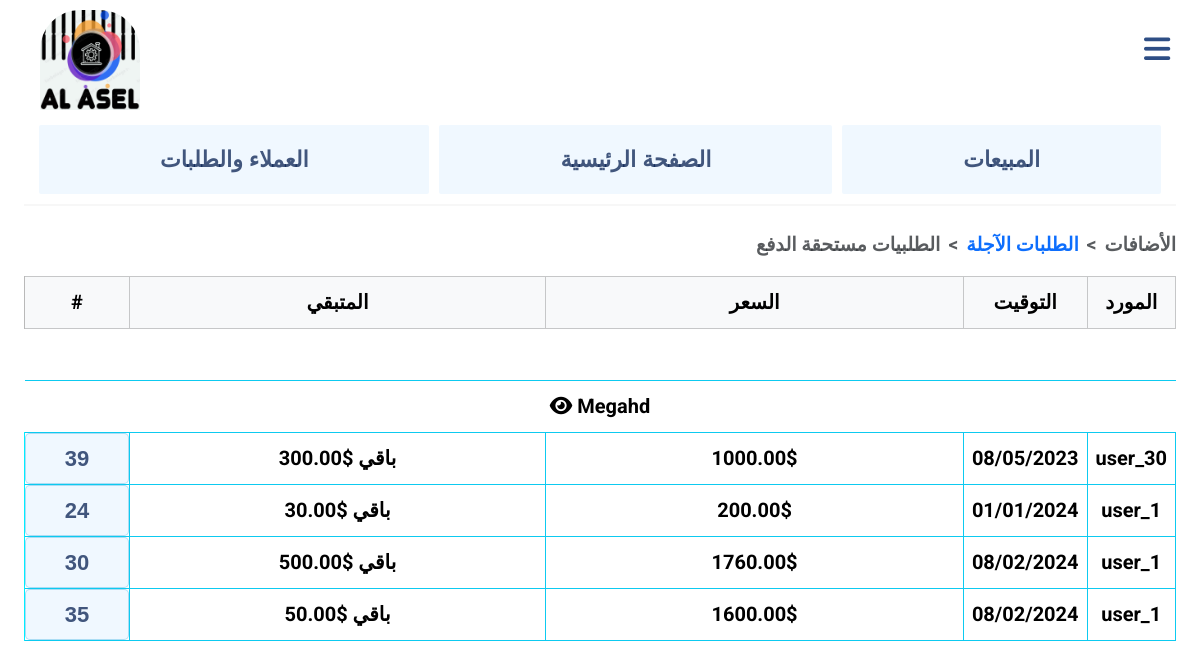
The page /all_rest_coming_orders (signed in) on the database its author committed.
### main/models.py (models this page shows, shortened)
class Customer(models.Model):
    name = models.CharField(max_length=64)
    is_shop = models.BooleanField(default=False)
    is_supplier = models.BooleanField(default=False)
    number = models.PositiveIntegerField(
        unique=True,
        validators=[
            MinValueValidator(1000000001),
            MaxValueValidator(1599999999)
        ]
    )

class Store_Order(models.Model):
    customer = models.ForeignKey(Customer, on_delete=models.CASCADE, related_name="coming_orders", limit_choices_to={'is_shop': True})
    supplier = models.ForeignKey(Customer, on_delete=models.CASCADE, related_name="supplier_orders", limit_choices_to={'is_supplier': True} ,null=True, blank=True)
    created_at = models.DateTimeField()
    total_order_price = models.DecimalField(max_digits=10, decimal_places=2, default=0)
    is_fully_paid = models.BooleanField(default=True)
    is_done = models.BooleanField(default=False)
    rest_money = models.DecimalField(max_digits=10, decimal_places=2, default=0, null=True, blank=True)

### main/views.py (the view)
# urls.py: path("all_rest_coming_orders", views.all_rest_coming_orders, name="all_rest_coming_orders"),
@login_required(login_url="/login/")
def all_rest_coming_orders(request):
    orders = {}
    customers = Customer.objects.filter(is_shop=True).order_by('-name')
    for customer in customers:
        customer_rest = customer.coming_orders.filter(is_fully_paid=False).order_by('created_at')
        if customer_rest.count() > 0:
            orders[customer] = customer_rest
    return render(request, "main/all_rest_orders.html", {
        "orders":orders,
        "coming": True,
    })

### main/templates/main/all_rest_orders.html (shortened to what this page needs)
{% extends "main/layout.html" %}
{% load static %}
{% block body %}
{% if coming %}
<nav style="--bs-breadcrumb-divider: '<';" aria-label="breadcrumb">
    <ol class="breadcrumb">
      <li class="breadcrumb-item active" aria-current="page"> الطلبيات مستحقة الدفع </li>
      <li class="breadcrumb-item "><a href="{% url 'main:all_rest_orders' %}"> الطلبات الآجلة </a></li>
      <li class="breadcrumb-item active" aria-current="page">الأضافات</li>
    </ol>
</nav>
{% endif %}
<table class="table caption-top table-bordered border-info" id="user_orders_table">
    <thead class="table-light">
        <tr>
        <th class="table_left" scope="col" style="border-left-color: rgb(185, 185, 185);">#</th>
        <th class="table_mid_left" scope="col">المتبقي</th>
        <th class="table_mid_right" scope="col">السعر</th>
        <th class="table_right" scope="col">التوقيت</th>
        <th class="table_right" scope="col">المورد</th>
        </tr>
    </thead>
    {% for customer, orders in orders.items %}
        <tr>
            <td style="border-style: none;"colspan="5">&nbsp;</td>
        </tr>
        <tr data-code="customer_{{customer.id}}" class="year">
            <td colspan="5" style="text-align: center; font-weight: bold; border-style: none;">
                <span class="toggle-icon" data-toggle="customer_{{customer.id}}">
                    <i class="fas fa-eye"></i>
                </span>
            {{ customer.name }}
            </td>
        </tr>
        <tbody id="customer_{{customer.id}}">
            {% for order in orders %}
                <tr>
                    <th scope="row" class="table_left container_order_id_link" style="border-left-color: rgb(0, 238, 255);">
                        {% if coming %}
                        <a class="submit_button order_id_link " href={% url 'main:coming_order_info' order.id %}>{{ order.id }}</a>
                        {% else %}
                        <a class="submit_button order_id_link " href={% url 'main:order_info' order.id %}>{{ order.id }}</a>
                        {% endif %}
                    </th>
                    <td class="table_mid_right">{{ order.rest_money }}$ باقي </td>
                    <td class="table_mid_left">{{ order.total_order_price }}$</td>
                    <td class="table_right">{{ order.created_at|date:"d/m/Y" }}</td>
                    <td class="table_right">{{ order.supplier.name }}</td>
                </tr>
            {%endfor%}
        </tbody>
    {%endfor%}
</table>
{% endblock %}

### main/static/main/mainn.css (style rules this page uses)
.submit_button, .order_rank, .input_search { background-color: aliceblue; font-family: arial; font-weight:600; color:rgba(5, 31, 80, 0.747); font-size: 22px; padding: 7px; border-style: solid; border-radius: 5px; border-width: 1px; border-color: rgba(135, 209, 238, 0.658); }
body { padding-left: 2%; padding-right: 2%; font-family: arial; font-weight: bold; margin-top: 0; font-family: Roboto, Arial, sans-serif; }
body { transition: padding-right 0.3s ease; }
a { text-decoration: none; }
td, th { font-size: 20px; height: 40px; text-align: right; width: auto; padding-left: 10px; padding-right: 10px; text-align: center; border-bottom: 1px solid; border-top: 1px solid; }
.table_left.container_order_id_link { position: relative; width: auto; }
.order_id_link { position: absolute; left: 0; right: 0; top: 0; bottom: 0; overflow-x: auto; overflow-y: hidden; }
#user_orders_table td, #user_orders_table tr { line-height: 35px; }
.table_left { width: 10%; }
.table_mid_left { width: 40%; }
.table_mid_right { width: 25%; }
.table_right { width: 25%; }
.breadcrumb { justify-content: flex-end; font-size: larger; }

### rows shown on the page
Customer: name "Megahd"
Store_Order: id "39", rest_money "300.00", total_order_price "1000.00", created_at "08/05/2023", supplier.name "user_30"
Store_Order: id "24", rest_money "30.00", total_order_price "200.00", created_at "01/01/2024", supplier.name "user_1"
Store_Order: id "30", rest_money "500.00", total_order_price "1760.00", created_at "08/02/2024", supplier.name "user_1"
Store_Order: id "35", rest_money "50.00", total_order_price "1600.00", created_at "08/02/2024", supplier.name "user_1"
